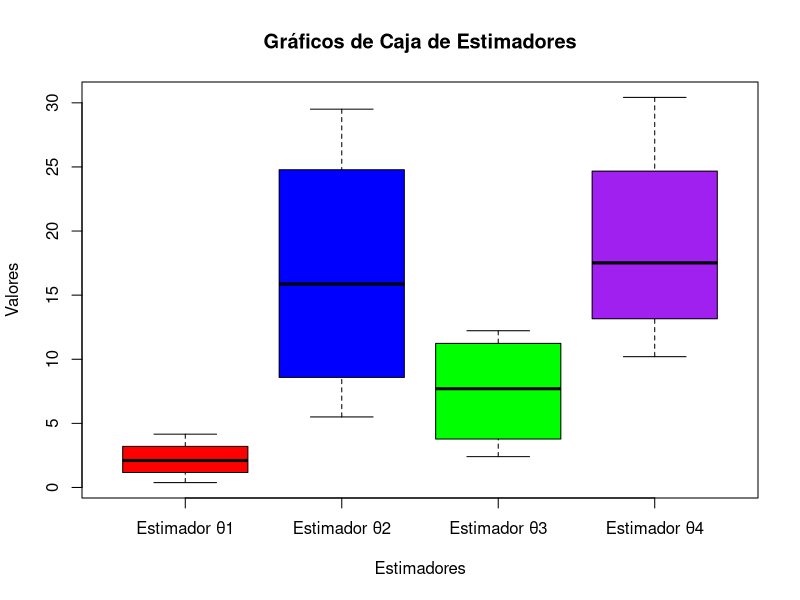

Source code (R):
## ---- chunk 1
knitr::opts_chunk$set(echo = TRUE)
## ---- chunk 2
# Generar muestras de diferentes tamaños (n = 20, 50, 100, 1000)
n_values <- c(20, 50, 100, 1000)

## ---- chunk 3
# Definir el valor del parámetro desconocido
parametro <- 8

# Crear una función para calcular los estimadores
calcular_estimadores <- function(n, parametro) {
  # Generar una muestra aleatoria de tamaño n
  muestra <- rexp(n, rate = 1/parametro)
  
  # Calcular los estimadores θ1, θ2, θ3 y θ4
  estimador1 <- sum(muestra[1:4]) / sum(muestra[5:8])
  estimador2 <- sum(muestra[1:4] * c(1, 2, 3, 4)) / 5
  estimador3 <- sum(muestra[1:4]) / 4
  estimador4 <- (min(muestra) + max(muestra)) / 2
  
  # Calcular el sesgo, la eficiencia y la consistencia de los estimadores
  sesgo1 <- mean(estimador1) - parametro
  sesgo2 <- mean(estimador2) - parametro
  sesgo3 <- mean(estimador3) - parametro
  sesgo4 <- mean(estimador4) - parametro
  
  var1 <- var(estimador1)
  var2 <- var(estimador2)
  var3 <- var(estimador3)
  var4 <- var(estimador4)
  
  # Calcular el sesgo, la eficiencia y la consistencia de los estimadores
  eficiencia1 <- var1
  eficiencia2 <- var2
  eficiencia3 <- var3
  eficiencia4 <- var4
  
  consistencia1 <- mean((estimador1 - parametro)^2)
  consistencia2 <- mean((estimador2 - parametro)^2)
  consistencia3 <- mean((estimador3 - parametro)^2)
  consistencia4 <- mean((estimador4 - parametro)^2)
  
  # Crear un data frame con los resultados
  resultados <- data.frame(
    Tamaño_Muestra = n,
    Estimador_1 = estimador1,
    Estimador_2 = estimador2,
    Estimador_3 = estimador3,
    Estimador_4 = estimador4,
    Sesgo_1 = sesgo1,
    Sesgo_2 = sesgo2,
    Sesgo_3 = sesgo3,
    Sesgo_4 = sesgo4,
    Eficiencia_1 = eficiencia1,
    Eficiencia_2 = eficiencia2,
    Eficiencia_3 = eficiencia3,
    Eficiencia_4 = eficiencia4,
    Consistencia_1 = consistencia1,
    Consistencia_2 = consistencia2,
    Consistencia_3 = consistencia3,
    Consistencia_4 = consistencia4
  )
  
  return(resultados)
}

## ---- chunk 4
# Generar resultados para diferentes tamaños de muestra
resultados_n20 <- calcular_estimadores(20, parametro)
resultados_n50 <- calcular_estimadores(50, parametro)
resultados_n100 <- calcular_estimadores(100, parametro)
resultados_n1000 <- calcular_estimadores(1000, parametro)

## ---- chunk 5
# Crear un data frame con todos los resultados
todos_los_resultados <- rbind(resultados_n20, resultados_n50, resultados_n100, resultados_n1000)

## ---- chunk 6
# Mostrar los resultados y generar gráficos de caja
print(todos_los_resultados)

# Generar gráficos de caja con colores y etiquetas
boxplot(
  todos_los_resultados[, c("Estimador_1", "Estimador_2", "Estimador_3", "Estimador_4")],
  main = "Gráficos de Caja de Estimadores",
  xlab = "Estimadores",
  ylab = "Valores",
  col = c("red", "blue", "green", "purple"),  # Asignar colores a cada caja
  names = c("Estimador θ1", "Estimador θ2", "Estimador θ3", "Estimador θ4")  # Etiquetas para cada caja
)


